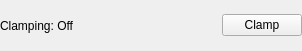
<?xml version="1.0" encoding="UTF-8"?>
<ui version="4.0">
 <class>ClampingWidget</class>
 <widget class="QWidget" name="ClampingWidget">
  <property name="geometry">
   <rect>
    <x>0</x>
    <y>0</y>
    <width>302</width>
    <height>51</height>
   </rect>
  </property>
  <property name="sizePolicy">
   <sizepolicy hsizetype="Preferred" vsizetype="Preferred">
    <horstretch>0</horstretch>
    <verstretch>0</verstretch>
   </sizepolicy>
  </property>
  <property name="windowTitle">
   <string>Form</string>
  </property>
  <layout class="QHBoxLayout" name="horizontalLayout">
   <property name="margin">
    <number>0</number>
   </property>
   <item>
    <widget class="QLabel" name="mainLabel">
     <property name="sizePolicy">
      <sizepolicy hsizetype="Expanding" vsizetype="Preferred">
       <horstretch>0</horstretch>
       <verstretch>0</verstretch>
      </sizepolicy>
     </property>
     <property name="text">
      <string>Clamping: Off</string>
     </property>
    </widget>
   </item>
   <item>
    <widget class="QPushButton" name="mainButton">
     <property name="text">
      <string>Clamp</string>
     </property>
    </widget>
   </item>
  </layout>
 </widget>
 <resources/>
 <connections/>
</ui>
